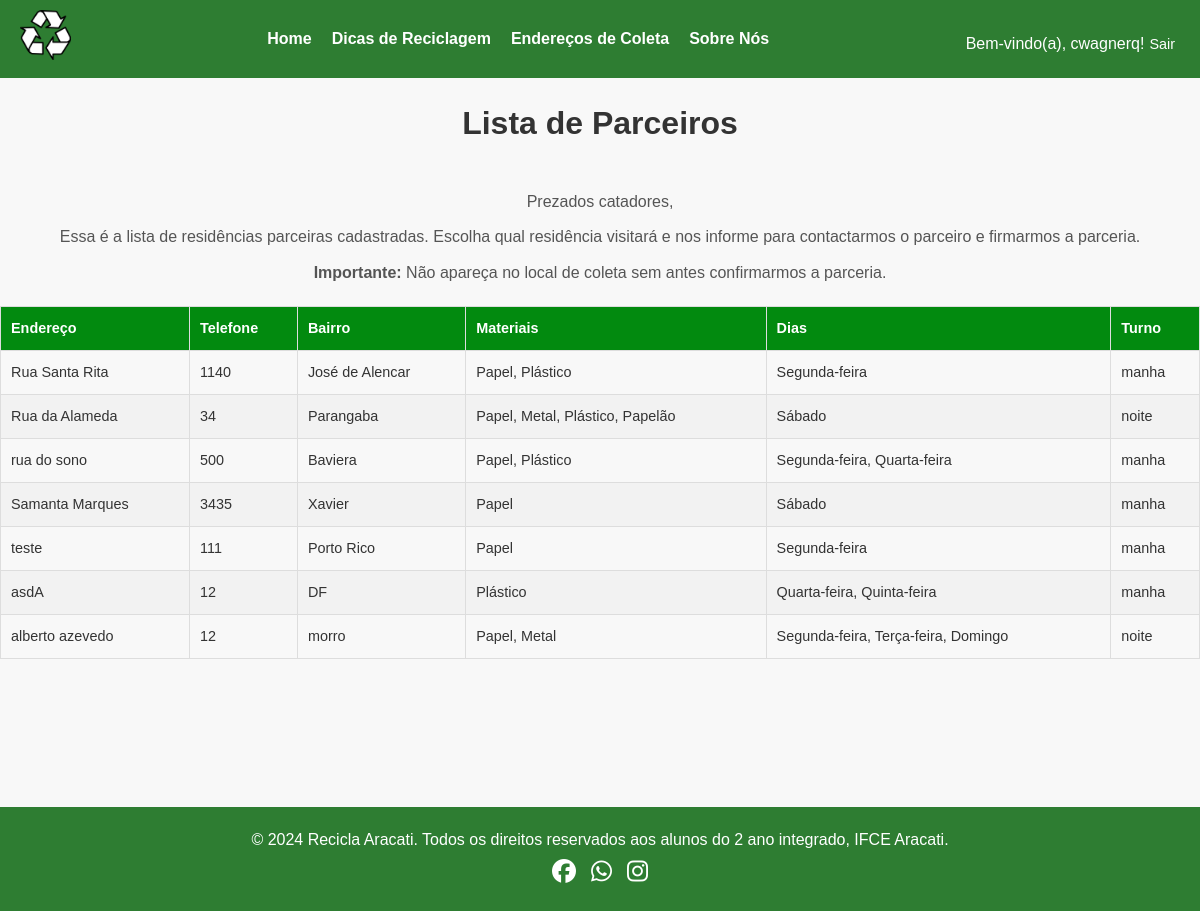
The app's page /parceiros/ (signed in), older data.
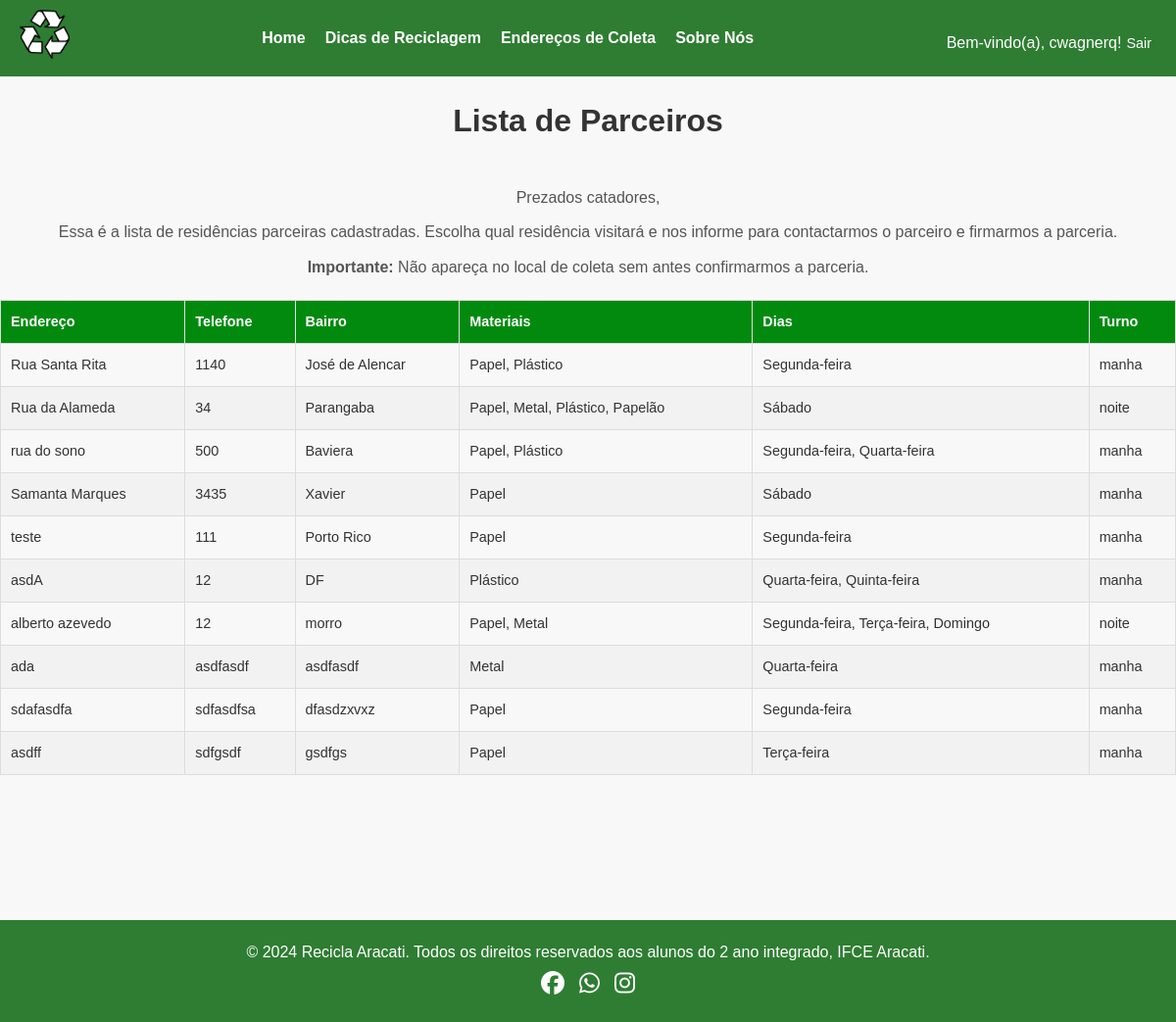
The same page, newer data.
### core/models.py (models this page shows, shortened)
class Coleta(models.Model):
    rua = models.CharField(max_length=100)
    numero = models.CharField(max_length=10)
    bairro = models.CharField(max_length=100)
    materiais = models.ManyToManyField(Material)
    dias = models.ManyToManyField(Dia)
    TURNO_CHOICES = [
        ('manha', 'Manhã'),
        ('tarde', 'Tarde'),
        ('noite', 'Noite'),
    ]
    turno = models.CharField(max_length=10, choices=TURNO_CHOICES, blank=False)

class Material(models.Model):
    nome = models.CharField(max_length=100)
    def __str__(self):
        return self.nome

class Dia(models.Model):
    nome = models.CharField(max_length=100)
    def __str__(self):
        return self.nome

### core/views.py (the view)
# urls.py: path('parceiros/', views.parceiros, name='parceiros'),
@login_required
def parceiros(request):
    if User.is_authenticated:
        coletas = Coleta.objects.all()  # Busca todos os registros do modelo Coleta
        return render(request, 'recicle/pages/parceiros.html', {'coletas': coletas})  # Renderiza o template 'parceiros.html'
    else:
        return redirect('/')

### core/templates/recicle/pages/parceiros.html (shortened to what this page needs)
{% load static %}
<!DOCTYPE html>
<html lang="pt-br">
<head>
    <link rel="stylesheet" type="text/css" href="{% static 'css/parceiros.css' %}">
    <link href="https://cdnjs.cloudflare.com/ajax/libs/font-awesome/6.5.1/css/all.min.css" rel="stylesheet">
</head>
<body>
    <header>
        <a href="{% url 'index' %}">
            <img src="{% static 'images/logo.png' %}" alt="Logo" class="logo">
        </a>
        <nav>
            <ul class="menu">
                <li><a href="{% url 'index' %}">Home</a></li>
                <li><a href="{% url 'dicas' %}">Dicas de Reciclagem</a></li>
                <li><a href="{% url 'parceiros' %}">Endereços de Coleta</a></li>
                <li><a href="#">Sobre Nós</a></li>
            </ul>
        </nav>
        <div class="msg">
        {% if user.is_authenticated %}
        <p class="mensagem_login">Bem-vindo(a), {{ user.get_full_name|default:user.username }}!</p>
        <form action="{% url 'logout' %}" method="post" style="display: inline;">
            <button type="submit">Sair</button>
        </form>
        {% endif %}
        </div>
    </header>
    <h1>Lista de Parceiros</h1>
    <div class="content">
    <main>
        <p class="textos">Prezados catadores,</p>
        <p class="textos">Essa é a lista de residências parceiras cadastradas. Escolha qual residência visitará e nos informe para contactarmos o parceiro e firmarmos a parceria.</p>
        <p class="textos"> <b>Importante:</b> Não apareça no local de coleta sem antes confirmarmos a parceria.</p>
        <div class='table-wrapper'>
        <table>
                    <thead>
                        <tr>
                            <th>Endereço</th>
                            <th>Telefone</th>
                            <th>Bairro</th>
                            <th>Materiais</th>
                            <th>Dias</th>
                            <th>Turno</th>
                        </tr>
                    </thead>
                    <tbody>
                        {% for coleta in coletas %}
                            <tr>
                                <td>{{ coleta.rua }}</td>
                                <td>{{ coleta.numero }}</td>
                                <td>{{ coleta.bairro }}</td>
                                <td>{{ coleta.materiais.all|join:", " }}</td>
                                <td>{{ coleta.dias.all|join:", " }}</td>
                                <td>{{ coleta.turno }}</td>
                            </tr>
                        {% empty %}
                            <tr>
                                <td colspan="6">Nenhum registro encontrado.</td>
                            </tr>
                        {% endfor %}
                    </tbody>
                </table>
            </div>
    </div>
    <br><br><br><br><br>
    <footer>
        <p>&copy; 2024 Recicla Aracati. Todos os direitos reservados aos alunos do 2 ano integrado, IFCE Aracati.</p>
        <div class="social-icons">
            <a href="https://facebook.com" target="_blank" rel="noopener noreferrer">
                <i class="fab fa-facebook"></i>
            </a>
            <a href="https://wa.me" target="_blank" rel="noopener noreferrer">
                <i class="fab fa-whatsapp"></i>
            </a>
            <a href="https://instagram.com" target="_blank" rel="noopener noreferrer">
                <i class="fab fa-instagram"></i>
            </a>
        </div>
    </footer>
</body>
</html>

### core/static/css/parceiros.css (style rules this page uses)
* { margin: 0; padding: 0; box-sizing: border-box; }
body, html { height: 100%; overflow-x: hidden; }
body { font-family: Arial, sans-serif; line-height: 1.6; color: #333; background-color: #f8f8f8; display: flex; flex-direction: column; min-height: 100vh; }
header { display: flex; justify-content: space-between; align-items: center; background-color: #2e7d32; color: white; padding: 10px 20px; position: relative; }
.logo { max-height: 50px; order: 0; }
.menu { display: flex; list-style: none; justify-content: flex-start; align-items: center; gap: 20px; margin: 0; padding: 0; order: 0; }
.menu a { text-decoration: none; color: white; font-weight: bold; transition: color 0.3s ease; }
.menu { display: flex; list-style: none; gap: 20px; transition: transform 0.3s ease; }
main,h1 { margin: 20px auto; max-width: 1200px; text-align: center; }
table { width: 100%; border-collapse: collapse; margin-top: 20px; font-size: 0.9rem; }
th, td { border: 1px solid #ddd; padding: 10px; text-align: left; }
th { background-color: #028a0f; color: white; }
tr:nth-child(even) { background-color: #f2f2f2; }
.textos { margin: 10px 0; font-size: 1rem; color: #555; }
footer { background-color: #2e7d32; color: white; text-align: center; padding: 20px; }
.social-icons { display: flex; justify-content: center; gap: 15px; }
.social-icons a { color: white; font-size: 1.5em; transition: color 0.3s ease; }
.msg { display: flex; justify-content: center; align-items: center; margin-top: 10px; }
.msg form { display: flex; gap: 10px; align-items: center; }
.msg input, .msg button { padding: 5px; font-size: 0.9rem; }
.msg button { background-color: #2e7d32; color: white; border: none; cursor: pointer; }

Row changes from the older to the newer data that the page shows:
added Coleta: rua "ada", numero "asdfasdf", bairro "asdfasdf", materiais.all "Metal", dias.all "Quarta-feira", turno "manha"
added Coleta: rua "sdafasdfa", numero "sdfasdfsa", bairro "dfasdzxvxz", materiais.all "Papel", dias.all "Segunda-feira", turno "manha"
added Coleta: rua "asdff", numero "sdfgsdf", bairro "gsdfgs", materiais.all "Papel", dias.all "Terça-feira", turno "manha"
